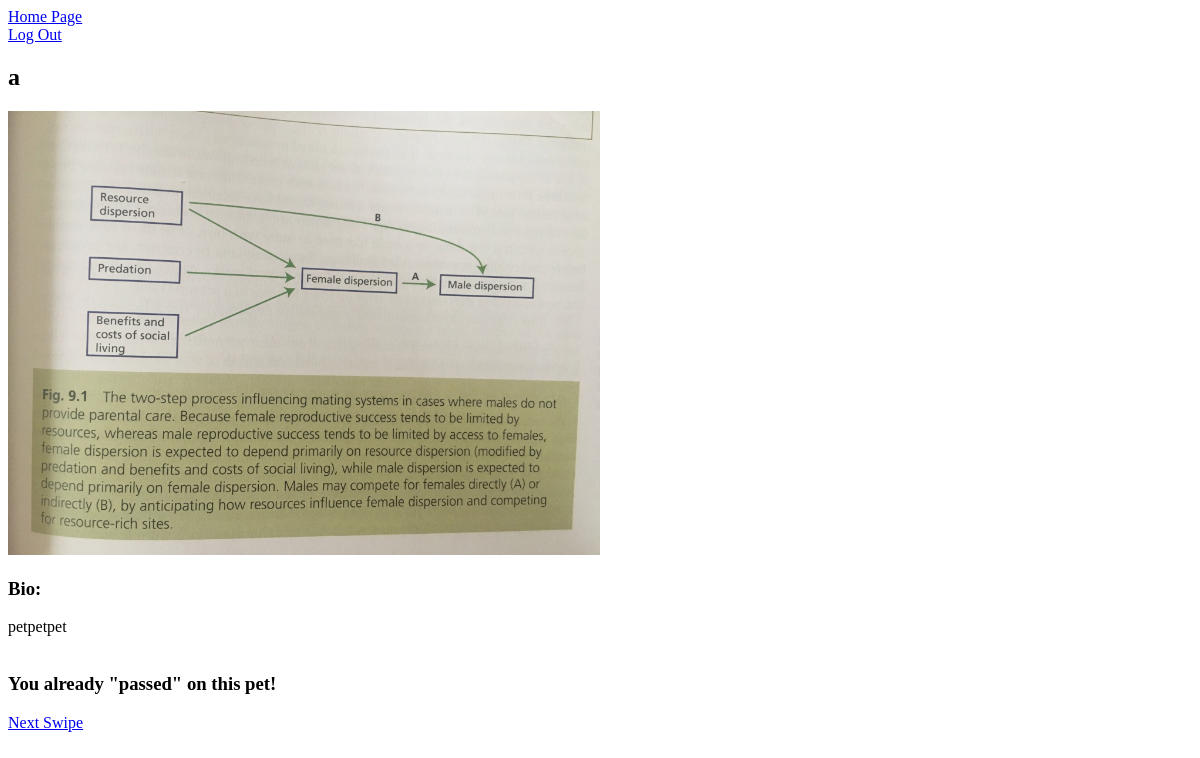
The app's page /swipe/ (signed in), older data.
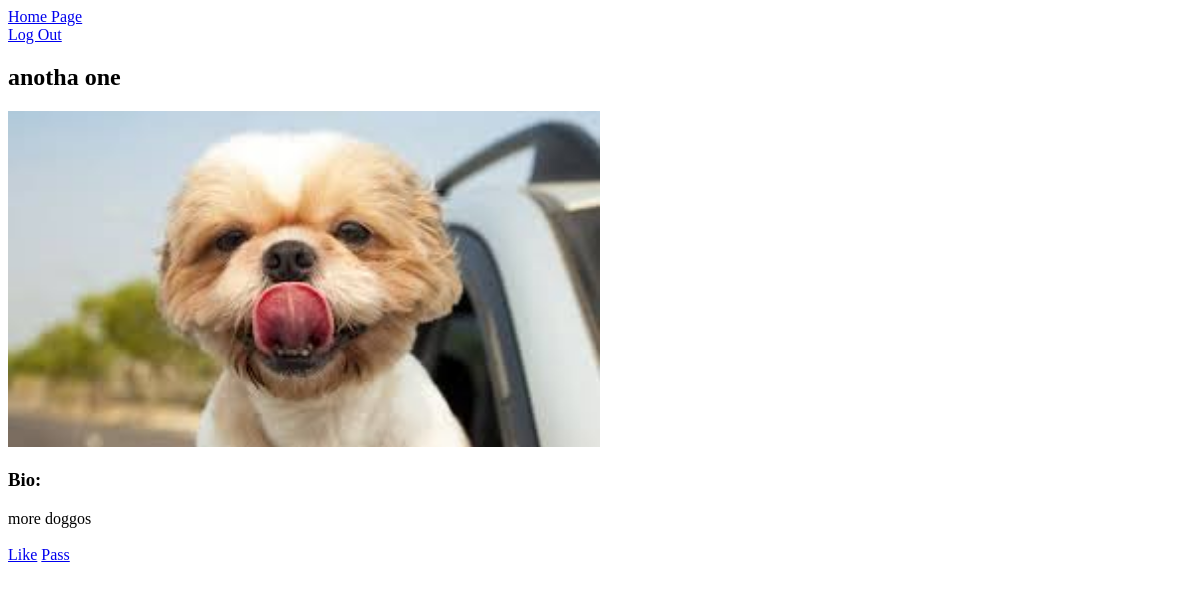
The same page, newer data.
### petlist/models.py (models this page shows, shortened)
class Pets(models.Model):
    user=models.ForeignKey(User)
    pet_name=models.CharField(max_length=30)
    pet_photo=models.ImageField(upload_to='photos')
    pet_bio=models.TextField()

### swipe/models.py (models this page shows)
class PetVote(models.Model):
    user_id=models.IntegerField(default='0')
    pet_id=models.IntegerField(default='0')
    vote=models.BooleanField(default=False)
    class Meta:
         unique_together=(('user_id','pet_id'))

### swipe/views.py (the view)
# urls.py: url(r'^swipe/$',views.index,name='index'),
@login_required
def index(request):
    try:
        petTinder=(Pets.objects
                   .exclude(user=request.user)
                   .order_by('?')[0])
        likedAlready=(PetVote.objects
                   .filter(user_id=request.user.id)
                   .filter(pet_id=petTinder.id)
                    )
    except IndexError:
        petTinder=None
        likedAlready=None
    context=dict(petTinder=petTinder, likedAlready=likedAlready)
    return render(request,'index.html',context)

### swipe/templates/index.html (shortened to what this page needs)
<!DOCTYPE html>
<html>
<head>
  {% load static %}
  <link rel="stylesheet" type="text/css" href="{% static "stylesheet.css" %}">
</head>
<body>
  <div class="page-header">
      <a href="{% url "homepage" %}">Home Page</a><br>
      <a href="{% url "logoutuser" %}">Log Out</a><br>
  </div>
  <div class="petTinder">
      {% if petTinder %}
      <div class="name">
        <h2>{{petTinder.pet_name}}</h2>
      </div>
      <img class="profpic" src= "{{petTinder.pet_photo.url}}" alt="No Pet Photo Available">
      <div class="bio">
        <h3>Bio:</h3>
        <p>
        {{petTinder.pet_bio}}<br><br>
        {% if likedAlready %}
          {% for voted in likedAlready %}
            {% if voted.vote %}
              <h3>You already "liked" this pet!</h3>
              <a href="{% url "index" %}">Next Swipe</a><br>
            {% else %}
              <h3>You already "passed" on this pet!</h3>
              <a href="{% url "index" %}">Next Swipe</a><br>
            {% endif %}
          {% endfor %}
        {% else %}
          <a href="{% url "like" pet_id=petTinder.id %}">Like</a>
          <a href="{% url "nah" pet_id=petTinder.id %}">Pass</a>
        {% endif %}
      {% else %}
        Wait for more pets nearby!
      {% endif %}
      </p>
      </div>
  </div>
</body>
</html>

### static/stylesheet.css (style rules this page uses)
.profpic { height: 50%; width: 50%; }

Row changes from the older to the newer data that the page shows:
removed Pets: pet_name "a", pet_photo (picture), pet_bio "petpetpet"
removed PetVote: vote "You already \"passed\" on this pet!"
added Pets: pet_name "anotha one", pet_photo (picture), pet_bio "more doggos"
Text that changed along with them:
text now shown: "Like Pass"
